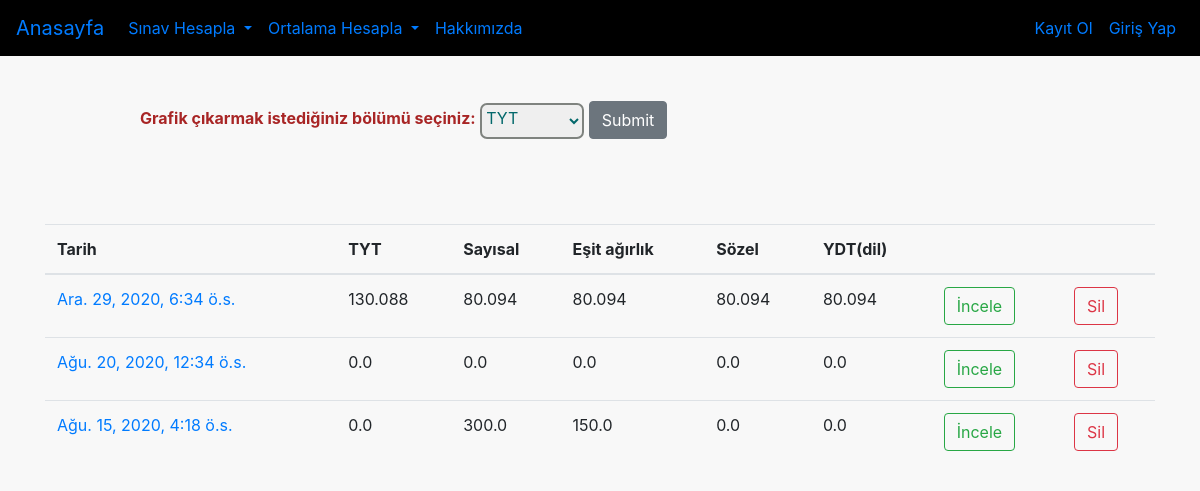
/YKS/dashboard/2, run on the app's committed database.
### YKS/models.py (models this page shows, shortened)
class YKS(models.Model):
    ogrenci = models.ForeignKey("auth.User",on_delete = models.CASCADE, verbose_name = "ogrenci")
    tytham = models.FloatField(verbose_name="TYTham",max_length=3,default=500)
    tytyer = models.FloatField(verbose_name="TYTyer",max_length=3,default=500)
    sayisalham = models.FloatField(verbose_name="Sayisalham",max_length=3,default=500)
    sayisalyer = models.FloatField(verbose_name="Sayisalyer",max_length=3,default=500)
    eaham = models.FloatField(verbose_name="Eaham",max_length=3,default=500)
    eayer = models.FloatField(verbose_name="Eayer",max_length=3,default=500)
    sozelham = models.FloatField(verbose_name="Sozelham",max_length=3,default=500)
    sozelyer = models.FloatField(verbose_name="Sozelyer",max_length=3,default=500)
    ydtham = models.FloatField(verbose_name="Ydtham",max_length=3,default=500)
    ydtyer = models.FloatField(verbose_name="Ydtyer",max_length=3,default=500)
    tyt_sir_2018_ham = models.IntegerField(verbose_name="tyt_sir_2018_ham", default=1)
    tyt_sir_2019_ham = models.IntegerField(verbose_name="tyt_sir_2019_ham", default=1)
    tyt_sir_2018_yer = models.IntegerField(verbose_name="tyt_sir_2018_yer", default=1)
    tyt_sir_2019_yer = models.IntegerField(verbose_name="tyt_sir_2019_yer", default=1)
    ayt_sir_sayisal_2018_ham = models.IntegerField(verbose_name="ayt_sir_sayisal_2018_ham", default=1)
    ayt_sir_sayisal_2019_ham = models.IntegerField(verbose_name="ayt_sir_sayisal_2019_ham", default=1)
    ayt_sir_sayisal_2018_yer = models.IntegerField(verbose_name="ayt_sir_sayisal_2018_yer", default=1)
    ayt_sir_sayisal_2019_yer = models.IntegerField(verbose_name="ayt_sir_sayisal_2019_yer", default=1)
    ayt_sir_ea_2018_ham = models.IntegerField(verbose_name="ayt_sir_ea_2018_ham", default=1)
    ayt_sir_ea_2019_ham = models.IntegerField(verbose_name="ayt_sir_ea_2019_ham", default=1)
    ayt_sir_ea_2018_yer = models.IntegerField(verbose_name="ayt_sir_ea_2018_yer", default=1)
    ayt_sir_ea_2019_yer = models.IntegerField(verbose_name="ayt_sir_ea_2019_yer", default=1)
    ayt_sir_sozel_2018_ham = models.IntegerField(verbose_name="ayt_sir_sozel_2018_ham", default=1)
    ayt_sir_sozel_2019_ham = models.IntegerField(verbose_name="ayt_sir_sozel_2019_ham", default=1)
    ayt_sir_sozel_2018_yer = models.IntegerField(verbose_name="ayt_sir_sozel_2018_yer", default=1)
    ayt_sir_sozel_2019_yer = models.IntegerField(verbose_name="ayt_sir_sozel_2019_yer", default=1)
    ydt_sir_2018_ham = models.IntegerField(verbose_name="ydt_sir_2018_ham", default=1)
    ydt_sir_2019_ham = models.IntegerField(verbose_name="ydt_sir_2019_ham", default=1)
    ydt_sir_2018_yer = models.IntegerField(verbose_name="ydt_sir_2018_yer", default=1)
    ydt_sir_2019_yer = models.IntegerField(verbose_name="ydt_sir_2019_yer", default=1)
    created_date = models.DateTimeField(auto_now=True)
    class Meta:
        ordering = ["-created_date"]

### YKS/views.py (the view)
# urls.py: path("dashboard/<int:id>", dashboard, name = "dashboard"),
def dashboard(request, id):
    results = YKS.objects.filter(ogrenci_id = id)
    forGraph = request.GET.get("forGraph")
    dataHam = list()
    dataYer = list()
    labels = list()
    if forGraph:
        if forGraph == "tyt":
            for result in results.order_by("created_date"):
                dataHam.append(float(result.tytham))
                dataYer.append(float(result.tytyer))
                labels.append(str(result.created_date.day)+'/'+str(result.created_date.month)+'/'+str(result.created_date.year))
        elif forGraph == "sayisal":
            for result in results.order_by("created_date"):
                dataHam.append(float(result.sayisalham))
                dataYer.append(float(result.sayisalyer))
                labels.append(str(result.created_date.day)+'/'+str(result.created_date.month)+'/'+str(result.created_date.year))
        elif forGraph == "ea":
            for result in results.order_by("created_date"):
                dataHam.append(float(result.eaham))
                dataYer.append(float(result.eayer))
                labels.append(str(result.created_date.day)+'/'+str(result.created_date.month)+'/'+str(result.created_date.year))
        elif forGraph == "sozel":
            for result in results.order_by("created_date"):
                dataHam.append(float(result.sozelham))
                dataYer.append(float(result.sozelyer))
                labels.append(str(result.created_date.day)+'/'+str(result.created_date.month)+'/'+str(result.created_date.year))
        else:
            for result in results.order_by("created_date"):
                dataHam.append(float(result.ydtham))
                dataYer.append(float(result.ydtyer))
                labels.append(str(result.created_date.day)+'/'+str(result.created_date.month)+'/'+str(result.created_date.year))
        context = {
            "results" : results,
            "dataHam" : dataHam,
            "dataYer" : dataYer,
            "labels" : labels
        }
        return render(request, "chartForYKS.html", context)
    else:
        context = {
            "results" : results,
        }
        return render(request, "dashboardForYKS.html", context)

### templates/dashboardForYKS.html (shortened to what this page needs)
{% extends "layout.html" %}
{% block body %}
{% if results %}
<div style = "margin-bottom:20px;" class="row">
  <div class="col-md-10 offset-md-1">
  <form action="/YKS/dashboard/{{user.id}}">
    <label for="forGraph"><p class = "checking"><strong>Grafik çıkarmak istediğiniz bölümü seçiniz:</strong></p></label>
    <select class = "selectDepartment" id="forGraph" name="forGraph">
      <option value="tyt">TYT</option>
    </select>
    <input class = "btn btn-secondary" type="submit">
  </form>
  </div>
</div>
<div style = "margin-bottom:20px;" class="row">
</div>
<table class="table table-hover">
  <thead>
    <tr>
        <th scope="col">Tarih</th>
        <th scope="col">TYT</th>
        <th scope="col">Sayısal</th>
        <th scope="col">Eşit ağırlık</th>
        <th scope="col">Sözel</th>
        <th scope="col">YDT(dil)</th>
        <th scope="col"> </th>
        <th scope="col"> </th>
    </tr>
  </thead>
  <tbody>
{% for result in results %}
    <tr>
        <td> <a href = "/YKS/detail/{{result.id}}"> {{result.created_date}} </a></td>
        <td> {{result.tytyer}} </td>
        <td> {{result.sayisalyer}} </td>
        <td> {{result.eayer}} </td>
        <td> {{result.sozelyer}} </td>
        <td> {{result.ydtyer}} </td>
        <td> <a class = "btn btn-outline-success m-0 waves-effect" href = "/YKS/detail/{{result.id}}"> İncele </a> </td>
        <td> <a class = "btn btn-outline-danger m-0 waves-effect" href = "/YKS/DeleteResult/{{result.id}}"> Sil </a> </td>
    </tr>
{% endfor %}
  </tbody>
</table>
{% endif %}
{% endblock body %}

### templates/layout.html (shortened to what this page needs)
<!DOCTYPE html>
{% load static %}
<html lang="en">
<head>
    <link rel="stylesheet" href="https://stackpath.bootstrapcdn.com/bootstrap/4.4.1/css/bootstrap.min.css"
>
    <link rel="stylesheet" href="/static/css/css.css?{% now 'U' %}"/>
</head>
<body>
    {% include "includes/navbar.html" %}
    <div style = "margin-top:45px; margin-bottom:180px" class = "container">
    {% block body %}
    {% endblock body %}
    </div>
</body>
</html>

### templates/includes/navbar.html (shortened to what this page needs)
<nav class="navbar navbar-expand-lg"  style = "background-color:black;">
    <a class="navbar-brand" href="/">Anasayfa</a>
    <div class="collapse navbar-collapse" id="navbarSupportedContent">
        <ul class="navbar-nav mr-auto">
            <li class="nav-item dropdown">
                <a class="nav-link dropdown-toggle" href="#" id="navbarDropdown" role="button" data-toggle="dropdown" aria-haspopup="true" aria-expanded="false">
                    Sınav Hesapla
                </a>
            </li>
            <li class="nav-item dropdown">
                <a class="nav-link dropdown-toggle" href="#" id="navbarDropdown" role="button" data-toggle="dropdown" aria-haspopup="true" aria-expanded="false">
                    Ortalama Hesapla
                </a>
            </li>
            <li class="nav-item">
                <a class="nav-link" href="/about">Hakkımızda</a>
            </li>
        </ul>
        <ul class="navbar-nav ml-auto">
        {% if request.user.is_authenticated %}
            <li class="nav-item dropdown">
                <a class="nav-link dropdown-toggle" href="#" id="navbarDropdown" role="button" data-toggle="dropdown" aria-haspopup="true" aria-expanded="false">
                    Kontrol Paneli
                </a>
                <div class="dropdown-menu" aria-labelledby="navbarDropdown">
                    <a class="dropdown-item" href="/LGS/dashboard/{{user.id}}">LGS</a>
                    <a class="dropdown-item" href="/YKS/dashboard/{{user.id}}">YKS</a>
                <div class="dropdown-divider"></div>
            </li>
            <li class="nav-item">
                <a class="nav-link" href="/user/logout/">Çıkış Yap</a>
            </li>
        {% else %}
            <li class="nav-item">
                <a class="nav-link" href="/user/register/">Kayıt Ol</a>
            </li>
            <li class="nav-item">
                <a class="nav-link" href="/user/login/">Giriş Yap</a>
            </li>
        {% endif %}
        </ul>
    </div>
</nav>

### static/css/css.css (style rules this page uses)
body { margin: 0; padding: 0; background-color: rgb(248, 248, 248); }
p.checking { color: rgb(168, 37, 37); }
.selectDepartment { background-color: None; border: 2px solid rgb(127, 131, 127); border-radius: 7px; padding-top: 2px; padding-bottom: 8px; color: rgb(3, 104, 107); }

### data on the page
YKS: created_date "Ara. 29, 2020, 6:34 ö.s.", tytyer "130.088", sayisalyer "80.094", eayer "80.094", sozelyer "80.094", ydtyer "80.094"
YKS: created_date "Ağu. 20, 2020, 12:34 ö.s.", tytyer "0.0", sayisalyer "0.0", eayer "0.0", sozelyer "0.0", ydtyer "0.0"
YKS: created_date "Ağu. 15, 2020, 4:18 ö.s.", tytyer "0.0", sayisalyer "300.0", eayer "150.0", sozelyer "0.0", ydtyer "0.0"
